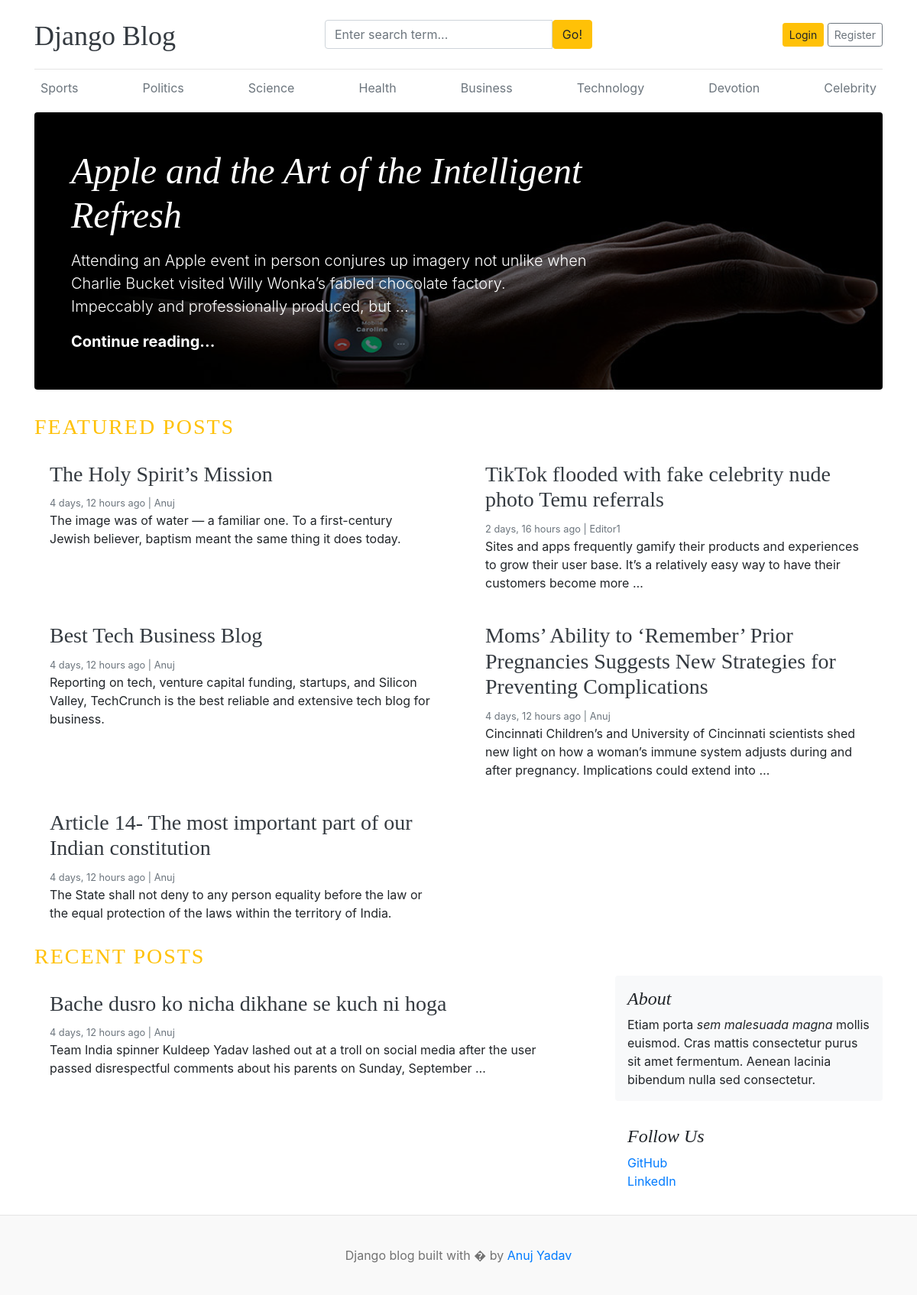
The page / on the database its author committed.
### blogs/models.py (models this page shows, shortened)
class Category(models.Model):
    category_name = models.CharField(max_length=50, unique=True)
    created_at = models.DateTimeField(auto_now_add=True)
    updated_at = models.DateTimeField(auto_now=True)
    class Meta:
        verbose_name_plural = 'categories'

class Blog(models.Model):
    title = models.CharField(max_length=100)
    slug = models.SlugField(max_length=150, unique=True, blank=True)
    category = models.ForeignKey(Category, on_delete=models.CASCADE)
    author = models.ForeignKey(User, on_delete=models.CASCADE)
    featured_image = models.ImageField(upload_to='uploads/%Y/%M/%d')
    short_description = models.TextField(max_length = 500)
    blog_body = models.TextField(max_length=1000)
    status = models.CharField(max_length=20, choices=STATUS_CHOICES, default="Draft")
    is_featured = models.BooleanField(default=False)
    created_at = models.DateTimeField(auto_now_add=True)
    updated_at = models.DateTimeField(auto_now=True)

class SocialLink(models.Model):
    platform = models.CharField(max_length=25)
    link = models.URLField(max_length=100)
    created_at = models.DateTimeField(auto_now_add=True)
    updated_at = models.DateTimeField(auto_now=True)

### blog_main/views.py (the view)
# urls.py: 2. Add a URL to urlpatterns:  path('', views.home, name='home')
def home(request):
    featured_posts = Blog.objects.filter(is_featured=True, status='Published').order_by('updated_at')
    posts = Blog.objects.filter(is_featured=False, status='Published')
    print("Anuj")
    context = {
        'featured_posts' : featured_posts,
        'posts' : posts,
    }
    print("Yadav")
    return render(request, 'home.html', context=context)

### blogs/context_processors.py (called while the page is built)
def get_categories(request):
    categories = Category.objects.all()
    return dict(categories=categories)

def get_social_links(request):
    social_links = SocialLink.objects.all()
    return dict(social_links=social_links )

### templates/home.html
{% extends 'base.html' %}
{% block content %}
{% for post in featured_posts %}
{% if forloop.first %}
<div class="jumbotron p-3 p-md-5 text-white rounded bg-dark" style="background-image: url({{ post.featured_image.url }}); background-blend-mode: overlay;background-size:cover;">
    <div class="col-md-8 px-0">
      <h1 class="display-4 font-italic">{{ post.title }}</h1>
      <p class="lead my-3">{{ post.short_description | truncatewords:25 }}</p>
      <p class="lead mb-0"><a href="{% url 'blogs' post.slug %}" class="text-white font-weight-bold">Continue reading...</a></p>
    </div>
  </div>
{% endif %}
{% endfor %}
<h3 class="text-uppercase text-warning" style="letter-spacing: 2px">Featured Posts</h3>
  <div class="row mb-2">
    {% for post in featured_posts %}
    {% if not forloop.first %}
    <div class="col-md-6">
      <div class="card border-0" >
        <div class="card-body">
          <h3> <a href="{% url 'blogs' post.slug %}" class="text-dark">{{post.title}}</a> </h3>
          <small class="mb-1 text-muted">{{post.created_at | timesince }} ago | {{post.author | capfirst}} </small>
          <p class="card-text">{{ post.short_description | truncatewords:25 }}</p>
        </div>
      </div>
    </div>
  {% endif %}
  {% endfor %}
  </div>
  <h3 class="text-uppercase text-warning" style="letter-spacing: 2px">Recent Posts</h3>
  <main role="main" class="container p-0">
    <div class="row">
      <div class="col-md-8 blog-main">
        {% for post in posts %}
        <div class="card border-0" >
          <div class="card-body">
            <h3><a href="{% url 'blogs' post.slug %}" class="text-dark">{{post.title}}</a></h3>
            <small class="mb-1 text-muted">{{post.created_at | timesince }} ago | {{post.author | capfirst}} </small>
            <p class="card-text">{{ post.short_description | truncatewords:25 }}</p>
          </div>
        </div>
{% endfor %}
      </div>
      <aside class="col-md-4 blog-sidebar">
        <div class="p-3 mb-3 bg-light rounded">
          <h4 class="font-italic">About</h4>
          <p class="mb-0">Etiam porta <em>sem malesuada magna</em> mollis euismod. Cras mattis consectetur purus sit amet fermentum. Aenean lacinia bibendum nulla sed consectetur.</p>
        </div>
      {% if social_links %}
        <div class="p-3">
          <h4 class="font-italic">Follow Us</h4>
          <ol class="list-unstyled">
            {% for link in social_links %}
            <li><a href="{{link.link }}" target="blank">{{ link.platform }}</a></li>
            {% endfor %}
          </ol>
        </div>
      {% endif %}
      </aside>
    </div>
  </main>
</div>
{% endblock %}

### templates/base.html (shortened to what this page needs)
{% load static %}
<!DOCTYPE html>
<html lang="en">
<head>
    <link href="https://getbootstrap.com/docs/4.0/dist/css/bootstrap.min.css" rel="stylesheet">
    <link href="{% static 'css/blog.css' %}" rel="stylesheet">
    <link rel="stylesheet" href="https://cdnjs.cloudflare.com/ajax/libs/font-awesome/4.7.0/css/font-awesome.min.css">
  </head>
<body>
    <div class="container">
      <header class="blog-header py-3">
        <div class="row flex-nowrap justify-content-between align-items-center">
          <div class="col-4 pt-1">
            <a class="blog-header-logo text-dark" href="/">Django Blog</a>
          </div>
          <div class="col-4">
            <form action="{% url 'search' %}" method="GET">
              <div class="input-group">
                <input class="form-control" type="text" name="keyword" value="{{ keyword }}" placeholder="Enter search term..." aria-label="Enter search term..." aria-describedby="button-search" />
                <button class="btn btn-warning" type="submit" id="button-search" type="button">Go!</button>
            </div>
            </form>
          </div>
          <div class="col-4 d-flex justify-content-end align-items-center">
            {% if not user.is_authenticated %}
            <a class="btn btn-sm btn-warning" href="{% url 'login' %}">Login</a> &nbsp;
            <a class="btn btn-sm btn-outline-secondary" href="{% url 'register' %}">Register</a>
            {% else %}
            <span> <a href="{% url 'dashboard' %}">Dashboard</a> </span>
            &emsp;
            <span> <a href="{% url 'logout' %}">Logout</a></span>
            {% endif %}
          </div>
        </div>
      </header>
      <div class="nav-scroller py-1 mb-2">
        <nav class="nav d-flex justify-content-between">
          {% for cat in categories %}
          <a class="p-2 text-muted" href="{% url 'posts_by_category' cat.pk %}">{{cat.category_name}}</a>
          {% endfor %}
        </nav>
      </div>
{% block content %}
{% endblock %}
<footer class="blog-footer">
    <p>Django blog built with � by <a href="#">Anuj Yadav</a></p>
  </footer>
  </body>
  </html>

### blog_main/static/css/blog.css (style rules this page uses)
.blog-header { border-bottom: 1px solid #e5e5e5; }
.blog-header-logo { font-family: "Playfair Display", Georgia, "Times New Roman", serif; font-size: 2.25rem; }
h1, h2, h3, h4, h5, h6 { font-family: "Playfair Display", Georgia, "Times New Roman", serif; }
.display-4 { font-size: 2.5rem; }
@media (min-width: 768px) { .display-4 { font-size: 3rem; } }
.blog-footer { padding: 2.5rem 0; color: #727272; text-align: center; background-color: #f9f9f9; border-top: .05rem solid #e5e5e5; }
.blog-footer p:last-child { margin-bottom: 0; }

### rows shown on the page
Category: category_name "Sports"
Category: category_name "Politics"
Category: category_name "Science"
Category: category_name "Health"
Category: category_name "Business"
Category: category_name "Technology"
Category: category_name "Devotion"
Category: category_name "Celebrity"
Blog: featured_image (picture), title "Apple and the Art of the Intelligent Refresh", short_description "Attending an Apple event in person conjures up imagery not unlike when Charlie Bucket visited Willy Wonka’s fabled chocolate factory. Impeccably and professionally produced, but …"
Blog: title "The Holy Spirit’s Mission", created_at "4 days, 12 hours", author "Anuj", short_description "The image was of water — a familiar one. To a first-century Jewish believer, baptism meant the same thing it does today."
Blog: title "TikTok flooded with fake celebrity nude photo Temu referrals", created_at "2 days, 16 hours", author "Editor1", short_description "Sites and apps frequently gamify their products and experiences to grow their user base. It’s a relatively easy way to have their customers become more …"
Blog: title "Best Tech Business Blog", created_at "4 days, 12 hours", author "Anuj", short_description "Reporting on tech, venture capital funding, startups, and Silicon Valley, TechCrunch is the best reliable and extensive tech blog for business."
Blog: title "Moms’ Ability to ‘Remember’ Prior Pregnancies Suggests New Strategies for Preventing Complications", created_at "4 days, 12 hours", author "Anuj", short_description "Cincinnati Children’s and University of Cincinnati scientists shed new light on how a woman’s immune system adjusts during and after pregnancy. Implications could extend into …"
Blog: title "Article 14- The most important part of our Indian constitution", created_at "4 days, 12 hours", author "Anuj", short_description "The State shall not deny to any person equality before the law or the equal protection of the laws within the territory of India."
Blog: title "Bache dusro ko nicha dikhane se kuch ni hoga", created_at "4 days, 12 hours", author "Anuj", short_description "Team India spinner Kuldeep Yadav lashed out at a troll on social media after the user passed disrespectful comments about his parents on Sunday, September …"
SocialLink: platform "GitHub"
SocialLink: platform "LinkedIn"
